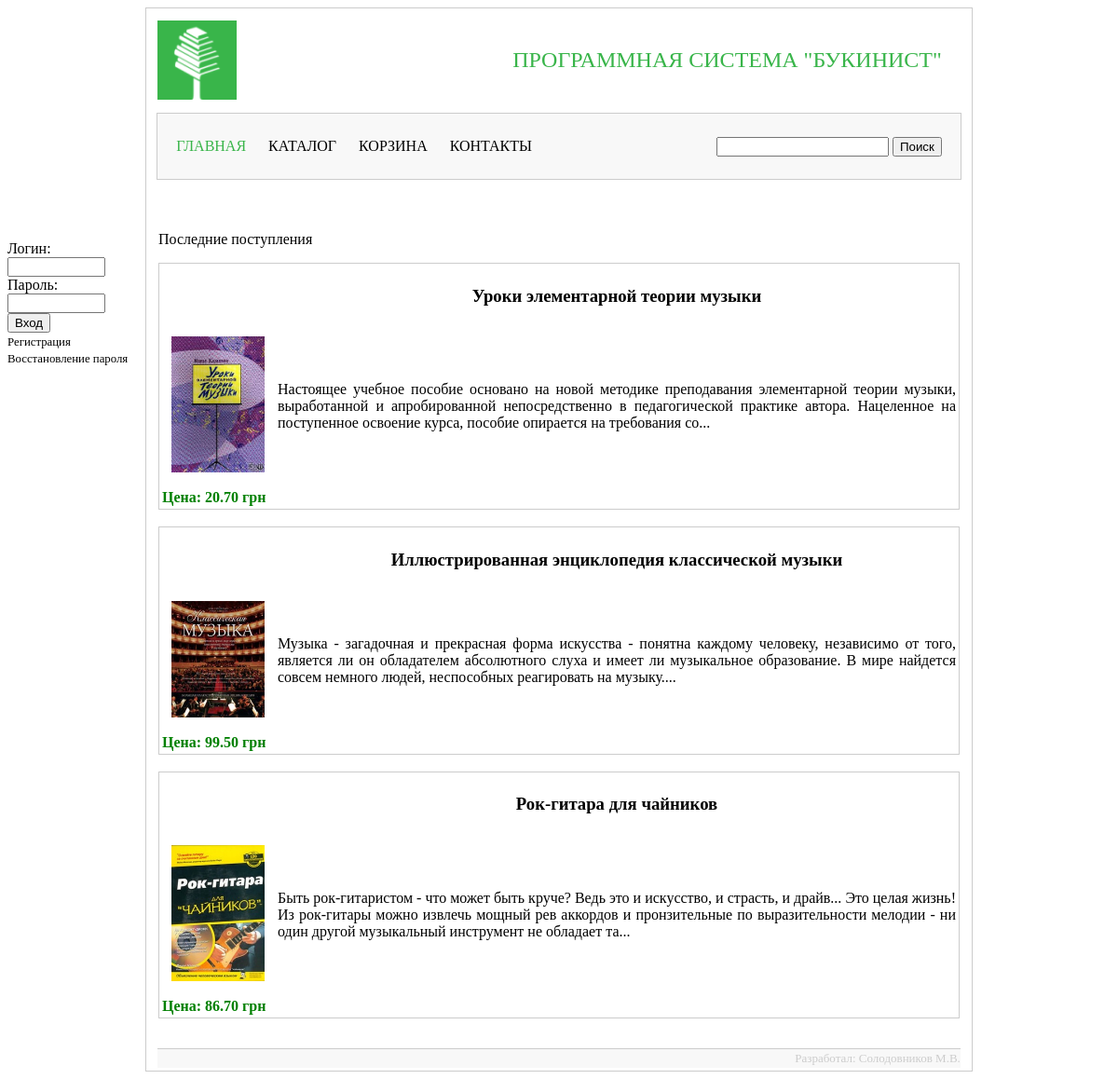
The page / on the database its author committed.
### tables this page shows
CREATE TABLE IF NOT EXISTS `menu` (
  `id` int(11) NOT NULL AUTO_INCREMENT,
  `title` varchar(20) NOT NULL,
  `title_url` varchar(20) NOT NULL,
  PRIMARY KEY (`id`)
);

CREATE TABLE IF NOT EXISTS `products` (
  `id` int(11) NOT NULL AUTO_INCREMENT,
  `title` varchar(100) NOT NULL,
  `description` text NOT NULL,
  `author` varchar(50) NOT NULL,
  `price` decimal(8,2) NOT NULL,
  `image` varchar(100) NOT NULL,
  `cat` varchar(30) NOT NULL,
  `link` varchar(100) NOT NULL,
  PRIMARY KEY (`id`)
);

### index.php (called while the page is built, shortened)
<?php
require_once "fns.php";
$view = empty($_GET['view']) ? 'index' : $_GET['view'];
$page_title = page_data($view);
switch($view) {
	case "index":
		$last_products = get_last_products();
	break;
}
require_once "view/layouts/site.php";

### fns.php (called while the page is built, shortened)
<?php
function db_connect() {
	$host = "localhost";
	$username = "salomuG";
	$password = "salomuG";
	$db = "bookseller";
	$connection = mysql_connect($host, $username, $password)
				or die("Error connect" . mysql_error());
	return $connection;
}
function db_result_to_array($result) {
	$res_array = array();
	$count = 0;
	while($row = mysql_fetch_array($result)) {
		$res_array[$count] = $row;
		$count++;
	}
	return $res_array;
}
function get_menu() {
	$select_sql = sprintf("SELECT * FROM `menu` WHERE `menu`.`title_url` != 'registration' AND `menu`.`title_url` != 'search' AND `menu`.`title_url` != 'forgot' AND `menu`.`title_url` != 'books' AND `menu`.`title_url` != 'users'");
	$result = mysql_query($select_sql);
	$result = db_result_to_array($result);
	return $result;
}
function page_data($title) {
	$select_sql = sprintf("SELECT * FROM `menu` WHERE `menu`.`title_url` = '%s'",
							mysql_real_escape_string($title));
	$result = mysql_query($select_sql);
	$row = mysql_fetch_array($result);
	return $row;
}
function size_text($str) {
	$str = iconv('utf-8', 'windows-1251', $str);
	$str = substr($str, 0, 250);
	$str = iconv('windows-1251', 'utf-8', $str);
	return $str;
}
function get_last_products() {
	$select_sql = sprintf("SELECT * FROM `products` ORDER BY `id` DESC LIMIT 3");
	$result = mysql_query($select_sql);
	$result = db_result_to_array($result);
	return $result;
}

### view/pages/index.php (the view)
<div id="index_page">
<p>Последние поступления</p>
<?php
	foreach($last_products as $item):?>
	<table>
		<tr>
		<tr>
			<th>
				<td id="index_title">
					<h3><a href="index.php?view=product&id=<?= $item['id'];?>"><?= $item['title'];?><a></h3>
				</td>
			</th>
		</tr>
			<td>
				<a href="index.php?view=product&id=<?= $item['id'];?>"><img src="userfiles/products/<?= $item['image'];?>" /><a>
			</td>
			<td>
				<?= size_text($item['description']) . "...";?>
			</td>
		</tr>
		<tr>
			<td id="index_price">
				Цена: <?= $item['price'];?> грн
			</td>
		</tr>
	</table><br />
	<?php endforeach;?>
</div>

### view/layouts/site.php (shortened to what this page needs)
<!DOCTYPE html>
<html>
	<head>
		<link rel="stylesheet" href="css/style.css" />
	</head>
	<body>
<?php if(empty($_SESSION['login'])) {?>
	<div id="login_cab">
		<form action="index.php?view=login_cab" method="POST">
			<label for="login">Логин:</label><br />
			<input type="text" name="login" size="10" /><br />
			<label for="login">Пароль:</label><br />
			<input type="password" name="password" size="10" /><br />
			<input type="submit" name="enter" value="Вход" /><br />
			<a href="index.php?view=registration" <?php if($view == 'registration') echo "class = 'menu_active'";?>>Регистрация</a> <br />
			<a href="index.php?view=forgot" <?php if($view == 'forgot') echo "class = 'menu_active'";?>>Восстановление пароля</a>
		</form>
	</div>
<?}?>
		<table id="table_site">
			<tr>
				<td>
					<div id="header">
						<img id="logo" src="userfiles/logo_final.png" alt="logo"/><div id="header_text">Программная система "Букинист"</div>
					</div>
				</td>
			</tr>
			<tr>
				<td >
					<div  id="menu">
						<div id="search">
							<form action="index.php?view=index" method="POST">
								<input type="text" name="query" />
								<input type="submit" name="search_btn" value="Поиск" />
							</form>
						</div>
						<div class="menu_active">
							<ul>
								<?php $menu = get_menu();
								foreach ($menu as $item):?>
									<li><a href="index.php?view=<?php echo $item['title_url'];?>" <? if($view == $item['title_url']) echo "class='menu_active'";?>><?php echo $item['title'];?></a></li>
								<? endforeach; ?>
							</ul>
						</div>
					</div>
				</td>
			</tr>
			<tr>
				<td>
					<?php require_once "view/pages/" . $view . ".php";?>
				</td>
			</tr>
			<tr>
				<td>
					<div id="footer">
						<span>Разработал: Солодовников М.В.</span>
					</div>
				</td>
			</tr>
		</table>
	</body>
</html>

### css/style.css (style rules this page uses)
#login_cab { position: fixed; margin-top: 250px; }
#login_cab a { text-decoration: none; font-size: 0.8em; color: black; }
#table_site { width: 75%; margin: 0 auto; border: 1px solid #CCCCCC; }
#header { width: 97.91666666666667%; margin: 0 auto; height: 105px; }
#header_text { float: right; margin-right: 20px; line-height: 105px; font-size: 1.5em; text-transform: uppercase; color: #39B54A; }
#logo { padding-top: 10px; }
#menu { width: 97.91666666666667%; margin: 0 auto; background-color: #F8F8F8; border: 1px solid #CCCCCC; }
#menu ul li { display: inline-block; margin-right: 30px; text-decoration: none; padding: 10px; }
#menu ul li a { margin-left: -30px; text-transform: uppercase; text-decoration: none; color: black; font-size: 1em; }
.menu_active { color: #39B54A !important; }
#search { float: right; margin-right: 20px; padding-top: 25px; }
#footer { border-top: 1px solid #CCCCCC; width: 97.91666666666667%; margin: 0 auto; height: 20px; background-color: #F8F8F8; }
#footer span { line-height: 20px; color: #CCCCCC; font-size: 13px; float: right; }
#index_page { padding: 10px; }
#index_page table { border: 1px solid #CCCCCC; text-align: justify; }
#index_title { text-align: center; }
#index_page img { width: 100px; padding: 10px; }
#index_page a { text-decoration: none; color: black; }
#index_price { color: green; font-weight: bold; }

### rows shown on the page
menu: title "ГЛАВНАЯ"
menu: title "КАТАЛОГ"
menu: title "КОРЗИНА"
menu: title "КОНТАКТЫ"
products: title "Уроки элементарной теории музыки", image (picture), description "Настоящее учебное пособие основано на новой методике преподавания элементарной теории музыки, выработанной и апробированной непосредственно в педагогической практике автора. Нацеленное на поступенное освоение курса, пособие опирается на требования со", price "20.70"
products: title "Иллюстрированная энциклопедия классической музыки", image (picture), description "Музыка - загадочная и прекрасная форма искусства - понятна каждому человеку, независимо от того, является ли он обладателем абсолютного слуха и имеет ли музыкальное образование. В мире найдется совсем немного людей, неспособных реагировать на музыку.", price "99.50"
products: title "Рок-гитара для чайников", image (picture), description "Быть рок-гитаристом - что может быть круче? Ведь это и искусство, и страсть, и драйв... Это целая жизнь! Из рок-гитары можно извлечь мощный рев аккордов и пронзительные по выразительности мелодии - ни один другой музыкальный инструмент не обладает та", price "86.70"
